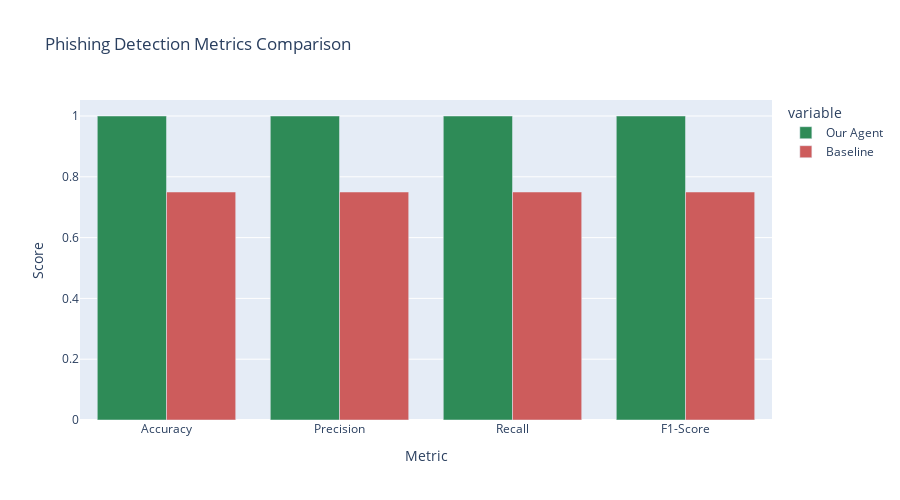

This figure's notebook cell:
### Markdown cell above
### 4. Performance Metrics Summary

### Code cell
# Calculate comprehensive metrics
def calculate_metrics(results):
    tp = fp = tn = fn = 0
    for r in results:
        true_label = r['true_label']
        pred_label = r['our_agent_prediction']
        
        if true_label and pred_label:
            tp += 1
        elif not true_label and pred_label:
            fp += 1
        elif not true_label and not pred_label:
            tn += 1
        else:
            fn += 1
    
    precision = tp / (tp + fp) if (tp + fp) > 0 else 0
    recall = tp / (tp + fn) if (tp + fn) > 0 else 0
    f1 = 2 * (precision * recall) / (precision + recall) if (precision + recall) > 0 else 0
    accuracy = (tp + tn) / (tp + tn + fp + fn)
    
    return {
        'accuracy': accuracy,
        'precision': precision,
        'recall': recall,
        'f1_score': f1
    }

our_metrics = calculate_metrics([{**r, 'our_agent_prediction': r['our_agent_prediction']} for r in phishing_results])
baseline_metrics = calculate_metrics([{**r, 'our_agent_prediction': r['baseline_prediction']} for r in phishing_results])

# Create metrics comparison
metrics_df = pd.DataFrame({
    'Metric': ['Accuracy', 'Precision', 'Recall', 'F1-Score'],
    'Our Agent': [our_metrics['accuracy'], our_metrics['precision'], our_metrics['recall'], our_metrics['f1_score']],
    'Baseline': [baseline_metrics['accuracy'], baseline_metrics['precision'], baseline_metrics['recall'], baseline_metrics['f1_score']]
})

fig = px.bar(metrics_df, x='Metric', y=['Our Agent', 'Baseline'], 
             title='Phishing Detection Metrics Comparison',
             barmode='group',
             color_discrete_map={'Our Agent': '#2E8B57', 'Baseline': '#CD5C5C'})

fig.update_layout(height=500, yaxis_title='Score')
fig.show()

# Display metrics table
print("Phishing Detection Metrics:")
print("=" * 40)
for metric in ['accuracy', 'precision', 'recall', 'f1_score']:
    our_score = our_metrics[metric]
    baseline_score = baseline_metrics[metric]
    improvement = ((our_score - baseline_score) / baseline_score) * 100 if baseline_score > 0 else 0
    print(f"{metric.replace('_', ' ').title():10} | Our Agent: {our_score:.3f} | Baseline: {baseline_score:.3f} | Improvement: +{improvement:.1f}%")

### Figure 1 — Plotly figure (JSON) as saved in the notebook; plotly's stock layout.template omitted (floating-point values rounded to 4 significant figures)
{"data": [{"alignmentgroup": "True", "hovertemplate": "variable=Our Agent<br>Metric=%{x}<br>value=%{y}<extra></extra>", "legendgroup": "Our Agent", "marker": {"color": "#2E8B57", "pattern": {"shape": ""}}, "name": "Our Agent", "offsetgroup": "Our Agent", "orientation": "v", "showlegend": true, "textposition": "auto", "type": "bar", "x": ["Accuracy", "Precision", "Recall", "F1-Score"], "xaxis": "x", "y": [1.0, 1.0, 1.0, 1.0], "yaxis": "y"}, {"alignmentgroup": "True", "hovertemplate": "variable=Baseline<br>Metric=%{x}<br>value=%{y}<extra></extra>", "legendgroup": "Baseline", "marker": {"color": "#CD5C5C", "pattern": {"shape": ""}}, "name": "Baseline", "offsetgroup": "Baseline", "orientation": "v", "showlegend": true, "textposition": "auto", "type": "bar", "x": ["Accuracy", "Precision", "Recall", "F1-Score"], "xaxis": "x", "y": [0.75, 0.75, 0.75, 0.75], "yaxis": "y"}], "layout": {"barmode": "group", "height": 500, "legend": {"title": {"text": "variable"}, "tracegroupgap": 0}, "title": {"text": "Phishing Detection Metrics Comparison"}, "xaxis": {"anchor": "y", "domain": [0, 1], "title": {"text": "Metric"}}, "yaxis": {"anchor": "x", "domain": [0, 1], "title": {"text": "Score"}}}}
